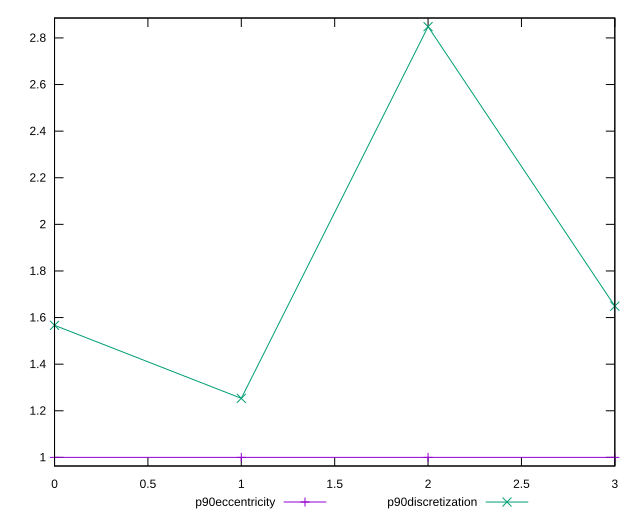

The gnuplot source for this figure:
reset

$p90Eccentricity <<EOF
0 1.0000000000000007
1 1.0000000000000007
2 1.0000000000000007
3 1.0000000000000002
EOF

$p90Discretization <<EOF
0 1.5666666666666667
1 1.2533333333333334
2 2.8484848484848486
3 1.6491228070175439
EOF

set key outside below
set xrange [0:3]
set yrange [0.9630303030303032:2.8854545454545457]
set trange [0.9630303030303032:2.8854545454545457]
set terminal svg size 640, 520 enhanced background rgb 'white'
set output "reports/report_00033_2021-03-01T14-23-16.841Z/uses-rel-preconnect/progression/eccentricity.svg"

plot $p90Eccentricity title "p90eccentricity" with linespoints, \
     $p90Discretization title "p90discretization" with linespoints

reset
